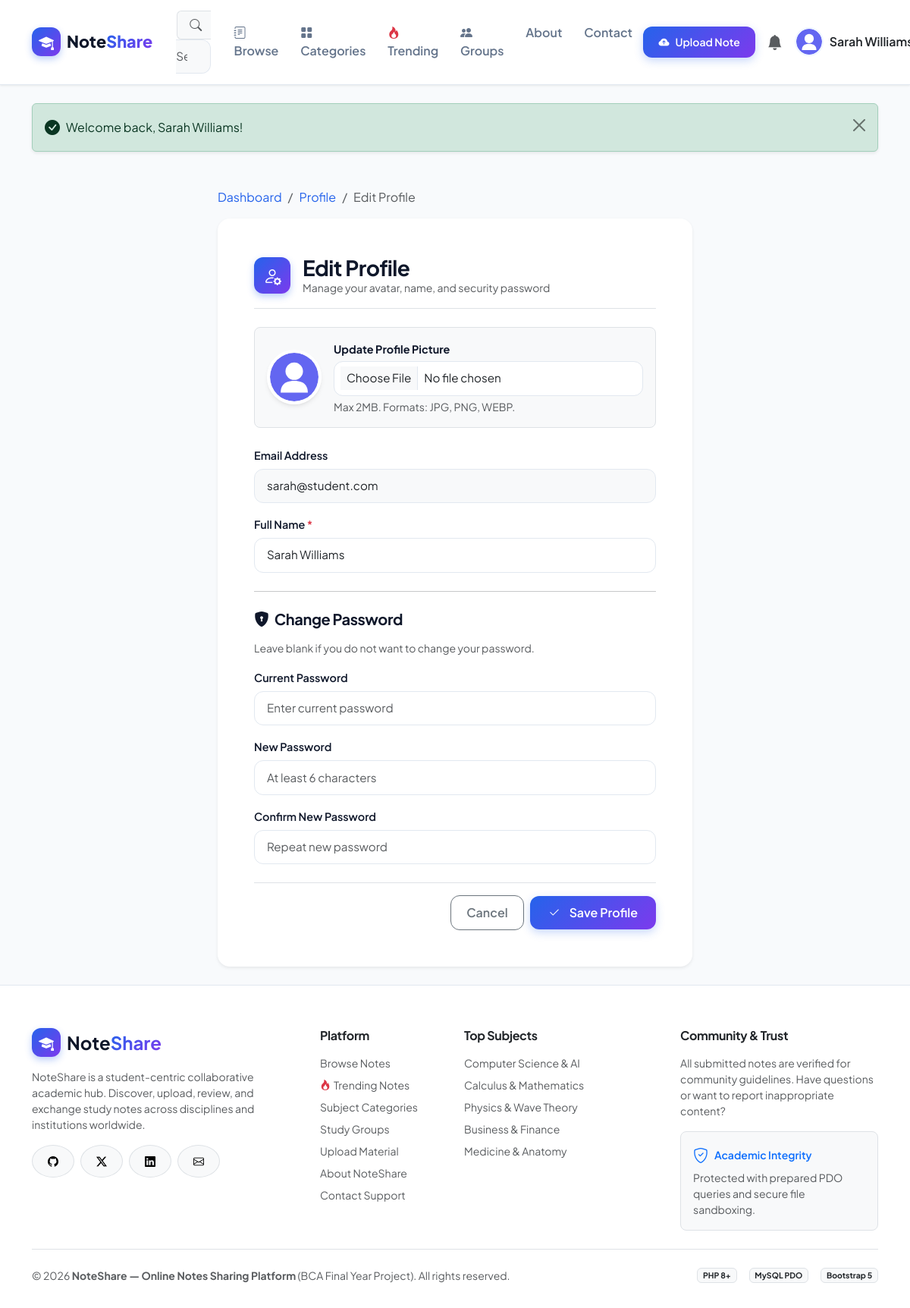
The page /online-notes-sharing/edit_profile.php (signed in) on the database its author committed.
### tables this page shows
CREATE TABLE IF NOT EXISTS `users` (
    `id` INT AUTO_INCREMENT PRIMARY KEY,
    `name` VARCHAR(100) NOT NULL,
    `email` VARCHAR(150) NOT NULL UNIQUE,
    `password` VARCHAR(255) NOT NULL,
    `profile_image` VARCHAR(255) DEFAULT 'default_avatar.png',
    `bio` TEXT DEFAULT NULL,
    `role` ENUM('user', 'admin') DEFAULT 'user',
    `status` ENUM('active', 'blocked') DEFAULT 'active',
    `created_at` TIMESTAMP DEFAULT CURRENT_TIMESTAMP,
    INDEX `idx_users_email` (`email`),
    INDEX `idx_users_role` (`role`),
    INDEX `idx_users_status` (`status`)
);

### online-notes-sharing/edit_profile.php (the view, shortened to what this page needs)
<?php
require_once __DIR__ . '/includes/auth.php';
$user = current_user();
$name = $user['name'];
require_once __DIR__ . '/includes/header.php';
$avatar_src = (!empty($user['profile_image']) && file_exists(__DIR__ . '/uploads/avatars/' . $user['profile_image']))
    ? 'uploads/avatars/' . htmlspecialchars($user['profile_image'])
    : 'uploads/avatars/default_avatar.svg';
?>
<div class="container py-4" style="max-width: 650px;">
    <nav aria-label="breadcrumb" class="mb-3">
        <ol class="breadcrumb">
            <li class="breadcrumb-item"><a href="dashboard.php">Dashboard</a></li>
            <li class="breadcrumb-item"><a href="profile.php">Profile</a></li>
            <li class="breadcrumb-item active" aria-current="page">Edit Profile</li>
        </ol>
    </nav>
    <div class="card border-0 shadow-sm rounded-4 p-4 p-md-5 bg-white">
        <div class="d-flex align-items-center gap-3 mb-4 pb-3 border-bottom">
            <div class="brand-icon" style="width: 48px; height: 48px; font-size: 1.5rem;">
                <i class="bi bi-person-gear"></i>
            </div>
            <div>
                <h3 class="fw-bold mb-0">Edit Profile</h3>
                <p class="text-muted small mb-0">Manage your avatar, name, and security password</p>
            </div>
        </div>
        <form method="POST" action="edit_profile.php" enctype="multipart/form-data" novalidate>
            <div class="d-flex align-items-center gap-3 mb-4 p-3 bg-light rounded-3 border">
                <img src="<?= $avatar_src ?>" class="avatar-lg" style="width: 72px; height: 72px;" alt="Avatar">
                <div>
                    <label class="form-label fw-bold mb-1">Update Profile Picture</label>
                    <input type="file" name="avatar_file" class="form-control form-control-sm" accept=".jpg,.jpeg,.png,.webp">
                    <div class="form-text small">Max 2MB. Formats: JPG, PNG, WEBP.</div>
                </div>
            </div>
            <div class="mb-3">
                <label for="email_static" class="form-label">Email Address</label>
                <input type="email" class="form-control bg-light" id="email_static" value="<?= htmlspecialchars($user['email']) ?>" readonly>
            </div>
            <div class="mb-4">
                <label for="prof_name" class="form-label">Full Name <span class="text-danger">*</span></label>
                <input type="text" class="form-control" id="prof_name" name="name" value="<?= htmlspecialchars($name) ?>" required>
            </div>
            <hr class="my-4">
            <h5 class="fw-bold mb-3"><i class="bi bi-shield-lock-fill text-purple me-1"></i> Change Password</h5>
            <p class="text-muted small mb-3">Leave blank if you do not want to change your password.</p>
            <div class="mb-3">
                <label for="old_pwd" class="form-label small">Current Password</label>
                <input type="password" class="form-control" id="old_pwd" name="old_password" placeholder="Enter current password">
            </div>
            <div class="mb-3">
                <label for="new_pwd" class="form-label small">New Password</label>
                <input type="password" class="form-control" id="new_pwd" name="new_password" placeholder="At least 6 characters">
            </div>
            <div class="mb-4">
                <label for="confirm_pwd" class="form-label small">Confirm New Password</label>
                <input type="password" class="form-control" id="confirm_pwd" name="confirm_password" placeholder="Repeat new password">
            </div>
            <div class="d-flex align-items-center justify-content-end gap-2 pt-3 border-top">
                <a href="profile.php" class="btn btn-outline-secondary">Cancel</a>
                <button type="submit" class="btn btn-primary px-4">
                    <i class="bi bi-check2 me-1"></i> Save Profile
                </button>
            </div>
        </form>
    </div>
</div>
<?php require_once __DIR__ . '/includes/footer.php'; ?>

### online-notes-sharing/includes/navbar.php (shortened to what this page needs)
<?php
$current_script = basename($_SERVER['PHP_SELF']);
?>
<nav class="navbar navbar-expand-lg navbar-custom">
    <div class="container">
        <a class="navbar-brand" href="index.php">
            <span class="brand-icon"><i class="bi bi-mortarboard-fill"></i></span>
            <span>Note<span class="text-gradient">Share</span></span>
        </a>
        <div class="collapse navbar-collapse" id="navbarMain">
            <form class="d-flex mx-lg-3 my-2 my-lg-0 flex-grow-1" style="max-width: 380px;" action="search.php" method="GET">
                <div class="input-group">
                    <span class="input-group-text bg-light border-end-0 text-muted ps-3">
                        <i class="bi bi-search"></i>
                    </span>
                    <input class="form-control bg-light border-start-0 ps-0" type="search" name="q" placeholder="Search notes by title, subject, or author..." aria-label="Search" value="<?= isset($_GET['q']) ? htmlspecialchars($_GET['q']) : '' ?>">
                </div>
            </form>
            <ul class="navbar-nav me-auto mb-2 mb-lg-0">
                <li class="nav-item">
                    <a class="nav-link <?= $current_script === 'notes.php' ? 'active' : '' ?>" href="notes.php">
                        <i class="bi bi-journal-text me-1"></i> Browse
                    </a>
                </li>
                <li class="nav-item">
                    <a class="nav-link <?= $current_script === 'categories.php' ? 'active' : '' ?>" href="categories.php">
                        <i class="bi bi-grid-fill me-1"></i> Categories
                    </a>
                </li>
                <li class="nav-item">
                    <a class="nav-link <?= $current_script === 'trending.php' ? 'active' : '' ?>" href="trending.php">
                        <i class="bi bi-fire text-danger me-1"></i> Trending
                    </a>
                </li>
                <li class="nav-item">
                    <a class="nav-link <?= in_array($current_script, ['groups.php', 'group.php']) ? 'active' : '' ?>" href="groups.php">
                        <i class="bi bi-people-fill me-1"></i> Groups
                    </a>
                </li>
                <li class="nav-item">
                    <a class="nav-link <?= $current_script === 'about.php' ? 'active' : '' ?>" href="about.php">
                        About
                    </a>
                </li>
                <li class="nav-item">
                    <a class="nav-link <?= $current_script === 'contact.php' ? 'active' : '' ?>" href="contact.php">
                        Contact
                    </a>
                </li>
            </ul>
            <div class="d-flex align-items-center gap-2 mt-2 mt-lg-0">
                <?php if (is_logged_in() && $user): ?>
                    <a href="upload_note.php" class="btn btn-sm btn-primary text-nowrap">
                        <i class="bi bi-cloud-arrow-up-fill"></i> Upload Note
                    </a>
                    <a href="notifications.php" class="btn btn-sm btn-outline-secondary position-relative border-0 rounded-circle p-2" title="Notifications">
                        <i class="bi bi-bell-fill fs-5 text-muted"></i>
                    </a>
                    <div class="dropdown">
                        <a href="#" class="d-flex align-items-center text-decoration-none dropdown-toggle text-dark" id="userDropdown" data-bs-toggle="dropdown" aria-expanded="false">
                            <img src="uploads/avatars/default_avatar.svg" alt="Avatar" class="avatar-img me-2">
                            <span class="fw-semibold d-none d-md-inline"><?= htmlspecialchars($user['name']) ?></span>
                        </a>
                    </div>
                <?php endif; ?>
            </div>
        </div>
    </div>
</nav>

### online-notes-sharing/assets/css/style.css (style rules this page uses)
:root { --primary-blue: #2563eb; --primary-blue-dark: #1d4ed8; --primary-blue-light: #eff6ff; --primary-purple: #7c3aed; --primary-purple-dark: #6d28d9; --primary-purple-light: #f5f3ff; --accent-gradient: linear-gradient(135deg, #2563eb 0%, #7c3aed 100%); --accent-gradient-hover: linear-gradient(135deg, #1d4ed8 0%, #6d28d9 100%); --hero-gradient: linear-gradient(135deg, #0f172a 0%, #1e1b4b 50%, #1e293b 100%); --bg-light: #f8fafc; --bg-card: #ffffff; --bg-alt: #f1f5f9; --text-main: #0f172a; --text-muted: #64748b; --text-light: #94a3b8; --border-color: #e2e8f0; --border-hover: #cbd5e1; --success: #10b981; --warning: #f59e0b; --danger: #ef4444; --info: #06b6d4; --shadow-sm: 0 1px 3px 0 rgba(0, 0, 0, 0.08); --shadow-md: 0 4px 6px -1px rgba(0, 0, 0, 0.08), 0 2px 4px -2px rgba(0, 0, 0, 0.06); --shadow-lg: 0 10px 25px -3px rgba(37, 99, 235, 0.1), 0 4px 6px -4px rgba(0, 0, 0, 0.05); --shadow-hover: 0 20px 30px -10px rgba(124, 58, 237, 0.15); --radius-sm: 8px; --radius-md: 12px; --radius-lg: 16px; --radius-xl: 24px; --transition: all 0.25s cubic-bezier(0.4, 0, 0.2, 1); }
body { font-family: 'Plus Jakarta Sans', -apple-system, BlinkMacSystemFont, 'Segoe UI', Roboto, sans-serif; background-color: var(--bg-light); color: var(--text-main); min-height: 100vh; display: flex; flex-direction: column; overflow-x: hidden; }
h1, h2, h3, h4, h5, h6 { font-weight: 700; color: var(--text-main); letter-spacing: -0.02em; }
a { color: var(--primary-blue); text-decoration: none; transition: var(--transition); }
.text-gradient { background: var(--accent-gradient); -webkit-background-clip: text; -webkit-text-fill-color: transparent; }
.navbar-custom { background: rgba(255, 255, 255, 0.95); backdrop-filter: blur(12px); border-bottom: 1px solid var(--border-color); padding: 0.85rem 0; position: sticky; top: 0; z-index: 1020; box-shadow: var(--shadow-sm); }
.navbar-brand { font-weight: 800; font-size: 1.35rem; display: flex; align-items: center; gap: 0.5rem; color: var(--text-main) !important; }
.brand-icon { width: 38px; height: 38px; border-radius: var(--radius-md); background: var(--accent-gradient); color: #fff; display: inline-flex; align-items: center; justify-content: center; font-size: 1.25rem; box-shadow: 0 4px 10px rgba(37, 99, 235, 0.3); }
.nav-link { font-weight: 600; color: var(--text-muted) !important; padding: 0.5rem 0.9rem !important; border-radius: var(--radius-sm); transition: var(--transition); }
.btn { font-weight: 600; border-radius: var(--radius-md); padding: 0.625rem 1.25rem; transition: var(--transition); display: inline-flex; align-items: center; justify-content: center; gap: 0.5rem; }
.btn-primary { background: var(--accent-gradient); border: none; color: #fff; box-shadow: 0 4px 12px rgba(37, 99, 235, 0.25); }
.avatar-img { width: 38px; height: 38px; border-radius: 50%; object-fit: cover; border: 2px solid var(--primary-blue-light); }
.avatar-lg { width: 90px; height: 90px; border-radius: 50%; object-fit: cover; border: 4px solid #fff; box-shadow: var(--shadow-md); }
.form-control, .form-select { border-radius: var(--radius-md); border: 1.5px solid var(--border-color); padding: 0.65rem 1rem; font-size: 0.95rem; transition: var(--transition); }
.form-label { font-weight: 600; font-size: 0.9rem; margin-bottom: 0.4rem; color: var(--text-main); }

### rows shown on the page
users: name "Sarah…", email "sarah@student.com", name "Sarah Williams"

### other values the page prints
$msg "Welcome back, Sarah Williams!"
